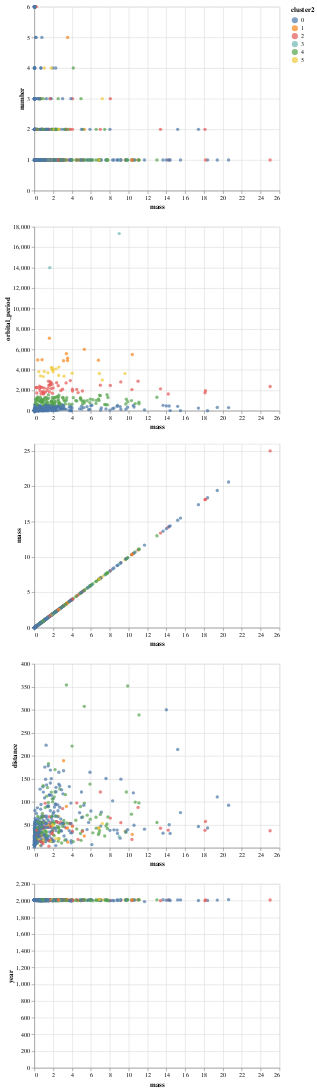

Notebook source saved alongside this figure:
### Code cell
alt.vconcat(*chart_list)

### Figure 1 — Vega-Lite specification as saved in the notebook (floating-point values rounded to 4 significant figures; data arrays with more than 128 entries replaced by an {"elided": "..."} marker saying what was removed)
{"config": {"view": {"continuousWidth": 400, "continuousHeight": 300}}, "vconcat": [{"mark": "circle", "encoding": {"color": {"type": "nominal", "field": "cluster2"}, "x": {"type": "quantitative", "field": "mass"}, "y": {"type": "quantitative", "field": "number"}}}, {"mark": "circle", "encoding": {"color": {"type": "nominal", "field": "cluster2"}, "x": {"type": "quantitative", "field": "mass"}, "y": {"type": "quantitative", "field": "orbital_period"}}}, {"mark": "circle", "encoding": {"color": {"type": "nominal", "field": "cluster2"}, "x": {"type": "quantitative", "field": "mass"}, "y": {"type": "quantitative", "field": "mass"}}}, {"mark": "circle", "encoding": {"color": {"type": "nominal", "field": "cluster2"}, "x": {"type": "quantitative", "field": "mass"}, "y": {"type": "quantitative", "field": "distance"}}}, {"mark": "circle", "encoding": {"color": {"type": "nominal", "field": "cluster2"}, "x": {"type": "quantitative", "field": "mass"}, "y": {"type": "quantitative", "field": "year"}}}], "data": {"name": "data-78647ee8f5b53ec5300d1a180fc01cd4"}, "$schema": "https://vega.github.io/schema/vega-lite/v4.8.1.json", "datasets": {"data-78647ee8f5b53ec5300d1a180fc01cd4": {"elided": "498 records"}}}
